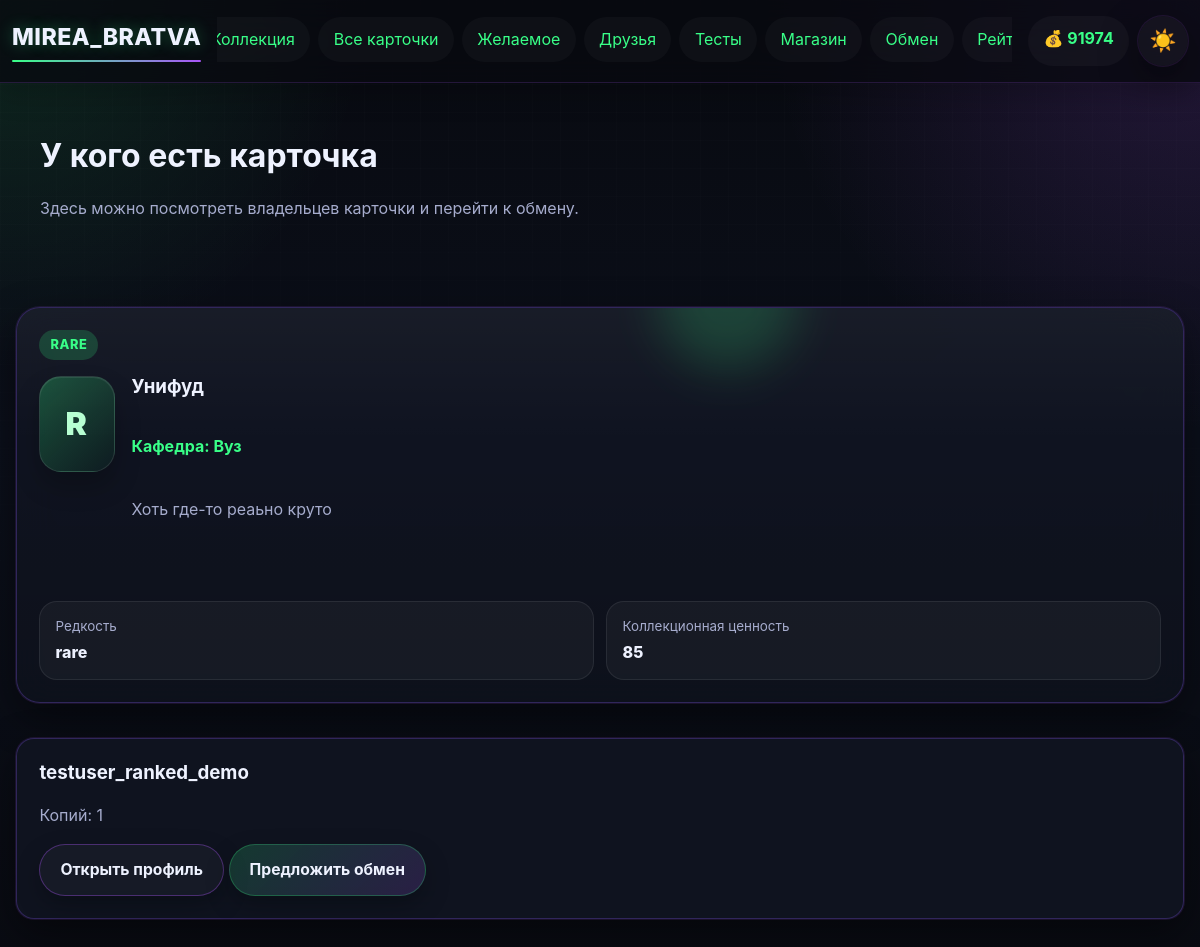
/card/2/owners (signed in), run on an earlier commit of the app's database.
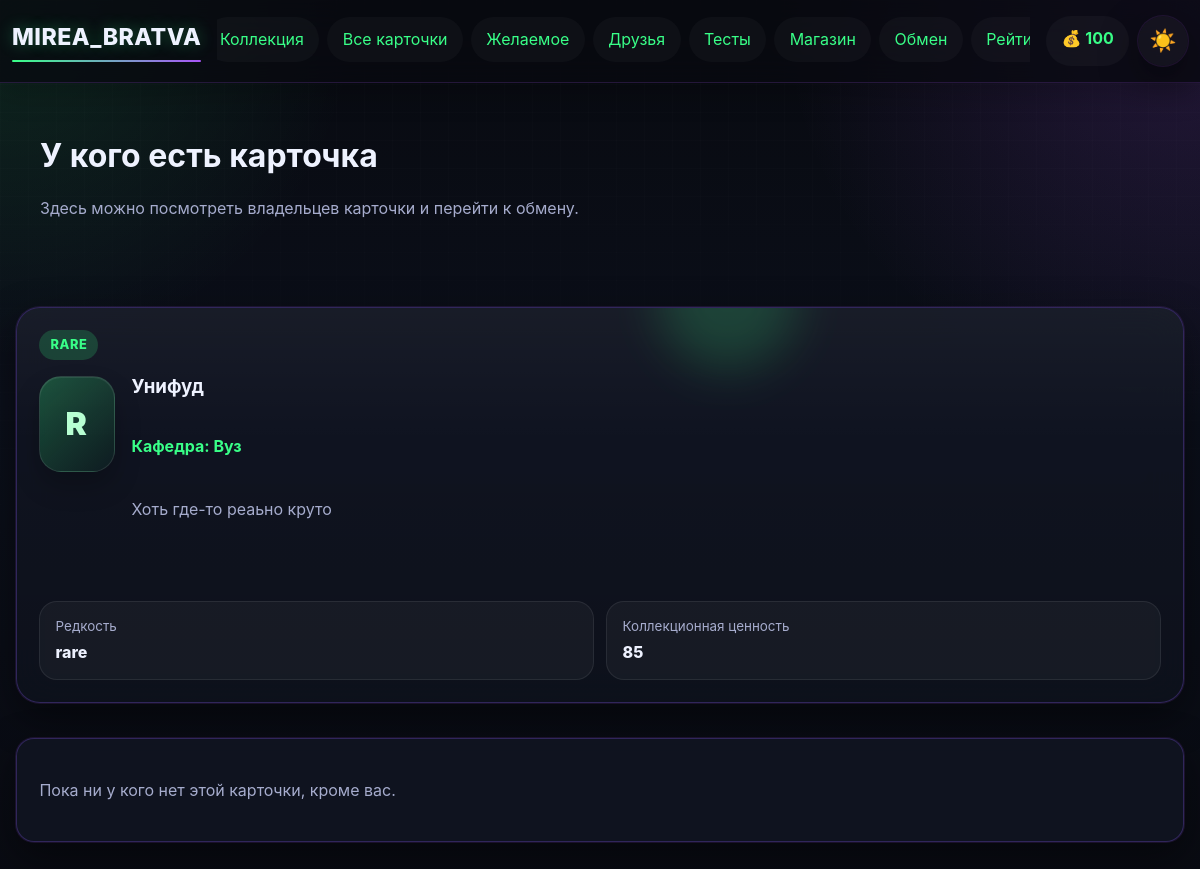
And on a later commit of the database.
### app.py (models this page shows)
class User(UserMixin, db.Model):
    __tablename__ = 'user'
    id = db.Column(db.Integer, primary_key=True)
    username = db.Column(db.String(80), unique=True, nullable=False)
    email = db.Column(db.String(120), unique=True, nullable=False)
    password_hash = db.Column(db.String(200), nullable=False)
    coins = db.Column(db.Integer, default=100)
    profile_theme = db.Column(db.String(50), default='dark')
    avatar_frame = db.Column(db.String(50), default='none')
    bio = db.Column(db.Text, default='')
    owned_frames = db.Column(db.Text, default='[]')
    avatar_icon = db.Column(db.String(50), default='letter')
    created_at = db.Column(db.DateTime, default=datetime.utcnow)
    last_daily_bonus = db.Column(db.DateTime, default=None)

class Card(db.Model):
    __tablename__ = 'card'
    id = db.Column(db.Integer, primary_key=True)
    name = db.Column(db.String(100), nullable=False)
    description = db.Column(db.Text)
    rarity = db.Column(db.String(20), nullable=False)
    subject = db.Column(db.String(50), nullable=False)
    image_url = db.Column(db.String(200))
    base_price = db.Column(db.Integer, default=50)

class UserCard(db.Model):
    __tablename__ = 'user_card'
    id = db.Column(db.Integer, primary_key=True)
    user_id = db.Column(db.Integer, db.ForeignKey('user.id'), nullable=False)
    card_id = db.Column(db.Integer, db.ForeignKey('card.id'), nullable=False)
    quantity = db.Column(db.Integer, default=1)
    star_level = db.Column(db.Integer, default=0)
    user = db.relationship('User', backref=db.backref('cards', lazy=True))
    card = db.relationship('Card', backref=db.backref('user_cards', lazy=True))

### app.py (the view)
@app.route('/card/<int:card_id>/owners')
@login_required
def card_owners(card_id):
    card = Card.query.get_or_404(card_id)
    owners = get_card_owners(card.id, exclude_user_id=current_user.id)
    wishlist_ids = {item.card_id for item in WishlistItem.query.filter_by(user_id=current_user.id).all()}
    return render_template('card_owners.html', card=card, owners=owners, wishlist_ids=wishlist_ids, get_card_letter=get_card_letter, get_card_stars_display=get_card_stars_display)

### app.py (called while the page is built)
@login_manager.user_loader
def load_user(user_id):
    return db.session.get(User, int(user_id))

def get_card_letter(card):
    return {
        'common': 'C',
        'rare': 'R',
        'epic': 'E',
        'legendary': 'L',
    }.get(card.rarity, '?')

def get_card_owners(card_id, exclude_user_id=None):
    query = UserCard.query.filter_by(card_id=card_id).filter(UserCard.quantity >= 1)
    if exclude_user_id is not None:
        query = query.filter(UserCard.user_id != exclude_user_id)
    return query.order_by(UserCard.quantity.desc(), UserCard.user_id.asc()).all()

### templates/card_owners.html
{% extends "base.html" %}
{% from "_card_macros.html" import showcase_card %}
{% block content %}
<div class="collection-page">
    <div class="collection-hero hero-slim">
        <div><h1>У кого есть карточка</h1><p class="collection-hint">Здесь можно посмотреть владельцев карточки и перейти к обмену.</p></div>
    </div>
    <div class="exchange-card">
        {{ showcase_card(card=card, rarity=card.rarity, letter=get_card_letter(card), subject=card.subject, description=card.description, stars='', meta_items=[{'label':'Редкость','value':card.rarity},{'label':'Коллекционная ценность','value':card.base_price}], action_html='') }}
    </div>
    <div class="items-grid">
        {% for owner in owners %}
        <div class="shop-item">
            <h3>{{ owner.user.username }}</h3>
            <p>Копий: {{ owner.quantity }}</p>
            <div class="trade-actions">
                <a class="btn btn-secondary" href="{{ url_for('view_profile', user_id=owner.user.id) }}">Открыть профиль</a>
                <a class="btn" href="{{ url_for('propose_exchange', target_user_id=owner.user.id, requested_card_id=card.id) }}">Предложить обмен</a>
            </div>
        </div>
        {% else %}
        <div class="shop-item"><p>Пока ни у кого нет этой карточки, кроме вас.</p></div>
        {% endfor %}
    </div>
</div>
{% endblock %}

### templates/base.html (shortened to what this page needs)
<!DOCTYPE html>
<html lang="ru">
<head>
    <link rel="stylesheet" href="{{ url_for('static', filename='css/style.css') }}">
</head>
<body class="{% if current_user.is_authenticated and current_user.profile_theme == 'light' %}light-theme{% else %}dark-theme{% endif %}">
    <nav class="navbar">
        <div class="nav-container">
            <a class="nav-logo" href="{{ url_for('index') }}">MIREA_BRATVA</a>
            <div class="nav-main">
                <ul class="nav-menu">
                    {% if current_user.is_authenticated %}
                        <li><a href="{{ url_for('collection') }}">Коллекция</a></li>
                        <li><a href="{{ url_for('cards_catalog') }}">Все карточки</a></li>
                        <li><a href="{{ url_for('wishlist') }}">Желаемое</a></li>
                        <li><a href="{{ url_for('friends') }}">Друзья</a></li>
                        <li><a href="{{ url_for('quizzes') }}">Тесты</a></li>
                        <li><a href="{{ url_for('shop') }}">Магазин</a></li>
                        <li><a href="{{ url_for('exchange') }}">Обмен</a></li>
                        <li><a href="{{ url_for('rating') }}">Рейтинг</a></li>
                    {% else %}
                        <li><a href="{{ url_for('login') }}">Вход</a></li>
                        <li><a href="{{ url_for('register') }}">Регистрация</a></li>
                    {% endif %}
                </ul>
            </div>
            {% if current_user.is_authenticated %}
            <div class="nav-actions">
                <div class="coins">💰 {{ current_user.coins }}</div>
                <a class="theme-toggle nav-pill" href="{{ url_for('toggle_theme') }}" title="Переключить тему">
                    {% if current_user.profile_theme == 'light' %}🌙{% else %}☀️{% endif %}
                </a>
            </div>
            {% endif %}
        </div>
    </nav>
    <main class="container">
        {% block content %}{% endblock %}
    </main>
</body>
</html>

### templates/_card_macros.html (shortened to what this page needs)
{% macro showcase_card(card, rarity, letter, subject, description, stars='', top_badge='', meta_items=[], action_html='', owner_url='', owner_label='У кого есть', image_url='') -%}
<article class="shop-item card-tile card-showcase card-standard rarity-{{ rarity }}">
    <div class="card-showcase-glow"></div>
    <div class="card-showcase-top">
        <span class="rarity-badge rarity-badge-{{ rarity }}">{{ rarity }}</span>
    </div>
    <div class="card-showcase-body">
        <div class="card-emblem rarity-emblem-{{ rarity }}">
            {% if image_url %}
                <img src="{{ image_url }}" alt="{{ card.name }}" style="width:100%;height:100%;object-fit:cover;border-radius:inherit;">
            {% else %}
                {{ letter }}
            {% endif %}
        </div>
        <div class="card-copy">
            <h3>{{ card.name }}</h3>
            <p class="card-subject-line">Кафедра: {{ subject }}</p>
            <p class="card-description-preview">{{ description }}</p>
        </div>
    </div>
    {% if meta_items %}
    <div class="card-meta-grid">
        {% for item in meta_items %}
        <div class="meta-chip {% if item.accent %}meta-chip-accent{% endif %}">
            <span>{{ item.label }}</span>
            <strong>{{ item.value }}</strong>
        </div>
        {% endfor %}
    </div>
    {% endif %}
</article>
{%- endmacro %}

What changed in the data, as far as the page shows it:
removed UserCard: user.username "testuser_ranked_demo", quantity "1"
changed User: coins "91974" → "100"
Also different on the page:
text now shown: "Пока ни у кого нет этой карточки, кроме вас."
